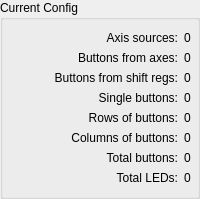
    <widget class="QGroupBox" name="groupBox_CurrentConfig">
     <property name="title">
      <string>Current Config</string>
     </property>
     <layout class="QGridLayout" name="gridLayout_2" columnstretch="5,0">
      <property name="leftMargin">
       <number>18</number>
      </property>
      <property name="rightMargin">
       <number>6</number>
      </property>
      <item row="0" column="0">
       <widget class="QLabel" name="text_AxisSources">
        <property name="text">
         <string>Axis sources:</string>
        </property>
        <property name="alignment">
         <set>Qt::AlignRight|Qt::AlignTrailing|Qt::AlignVCenter</set>
        </property>
       </widget>
      </item>
      <item row="0" column="1">
       <widget class="QLabel" name="label_AxisSources">
        <property name="sizePolicy">
         <sizepolicy hsizetype="Preferred" vsizetype="Preferred">
          <horstretch>0</horstretch>
          <verstretch>0</verstretch>
         </sizepolicy>
        </property>
        <property name="text">
         <string notr="true">0</string>
        </property>
        <property name="scaledContents">
         <bool>true</bool>
        </property>
        <property name="margin">
         <number>0</number>
        </property>
       </widget>
      </item>
      <item row="7" column="0">
       <widget class="QLabel" name="text_TotalLEDs">
        <property name="text">
         <string>Total LEDs:</string>
        </property>
        <property name="alignment">
         <set>Qt::AlignRight|Qt::AlignTrailing|Qt::AlignVCenter</set>
        </property>
       </widget>
      </item>
      <item row="1" column="0">
       <widget class="QLabel" name="text_ButtonsFromAxes">
        <property name="text">
         <string>Buttons from axes:</string>
        </property>
        <property name="alignment">
         <set>Qt::AlignRight|Qt::AlignTrailing|Qt::AlignVCenter</set>
        </property>
       </widget>
      </item>
      <item row="5" column="1">
       <widget class="QLabel" name="label_ColumnsOfButtons">
        <property name="sizePolicy">
         <sizepolicy hsizetype="Preferred" vsizetype="Preferred">
          <horstretch>0</horstretch>
          <verstretch>0</verstretch>
         </sizepolicy>
        </property>
        <property name="text">
         <string notr="true">0</string>
        </property>
       </widget>
      </item>
      <item row="7" column="1">
       <widget class="QLabel" name="label_TotalLEDs">
        <property name="sizePolicy">
         <sizepolicy hsizetype="Preferred" vsizetype="Preferred">
          <horstretch>0</horstretch>
          <verstretch>0</verstretch>
         </sizepolicy>
        </property>
        <property name="text">
         <string notr="true">0</string>
        </property>
       </widget>
      </item>
      <item row="4" column="1">
       <widget class="QLabel" name="label_RowsOfButtons">
        <property name="sizePolicy">
         <sizepolicy hsizetype="Preferred" vsizetype="Preferred">
          <horstretch>0</horstretch>
          <verstretch>0</verstretch>
         </sizepolicy>
        </property>
        <property name="text">
         <string notr="true">0</string>
        </property>
       </widget>
      </item>
      <item row="3" column="0">
       <widget class="QLabel" name="text_SingleButtons">
        <property name="text">
         <string>Single buttons:</string>
        </property>
        <property name="alignment">
         <set>Qt::AlignRight|Qt::AlignTrailing|Qt::AlignVCenter</set>
        </property>
       </widget>
      </item>
      <item row="5" column="0">
       <widget class="QLabel" name="text_ColumnsOfButtons">
        <property name="text">
         <string>Columns of buttons:</string>
        </property>
        <property name="alignment">
         <set>Qt::AlignRight|Qt::AlignTrailing|Qt::AlignVCenter</set>
        </property>
       </widget>
      </item>
      <item row="4" column="0">
       <widget class="QLabel" name="text_RowsOfButtons">
        <property name="text">
         <string>Rows of buttons:</string>
        </property>
        <property name="alignment">
         <set>Qt::AlignRight|Qt::AlignTrailing|Qt::AlignVCenter</set>
        </property>
       </widget>
      </item>
      <item row="6" column="0">
       <widget class="QLabel" name="text_TotalButtons">
        <property name="text">
         <string>Total buttons:</string>
        </property>
        <property name="alignment">
         <set>Qt::AlignRight|Qt::AlignTrailing|Qt::AlignVCenter</set>
        </property>
       </widget>
      </item>
      <item row="1" column="1">
       <widget class="QLabel" name="label_ButtonFromAxes">
        <property name="sizePolicy">
         <sizepolicy hsizetype="Preferred" vsizetype="Preferred">
          <horstretch>0</horstretch>
          <verstretch>0</verstretch>
         </sizepolicy>
        </property>
        <property name="text">
         <string notr="true">0</string>
        </property>
       </widget>
      </item>
      <item row="3" column="1">
       <widget class="QLabel" name="label_SingleButtons">
        <property name="sizePolicy">
         <sizepolicy hsizetype="Preferred" vsizetype="Preferred">
          <horstretch>0</horstretch>
          <verstretch>0</verstretch>
         </sizepolicy>
        </property>
        <property name="text">
         <string notr="true">0</string>
        </property>
       </widget>
      </item>
      <item row="6" column="1">
       <widget class="QLabel" name="label_TotalButtons">
        <property name="sizePolicy">
         <sizepolicy hsizetype="Preferred" vsizetype="Preferred">
          <horstretch>0</horstretch>
          <verstretch>0</verstretch>
         </sizepolicy>
        </property>
        <property name="text">
         <string notr="true">0</string>
        </property>
       </widget>
      </item>
      <item row="2" column="0">
       <widget class="QLabel" name="text_buttonsFromShiftRegs">
        <property name="text">
         <string>Buttons from shift regs:</string>
        </property>
        <property name="alignment">
         <set>Qt::AlignRight|Qt::AlignTrailing|Qt::AlignVCenter</set>
        </property>
       </widget>
      </item>
      <item row="2" column="1">
       <widget class="QLabel" name="label_ButtonsFromShiftRegs">
        <property name="text">
         <string notr="true">0</string>
        </property>
       </widget>
      </item>
     </layout>
    </widget>
